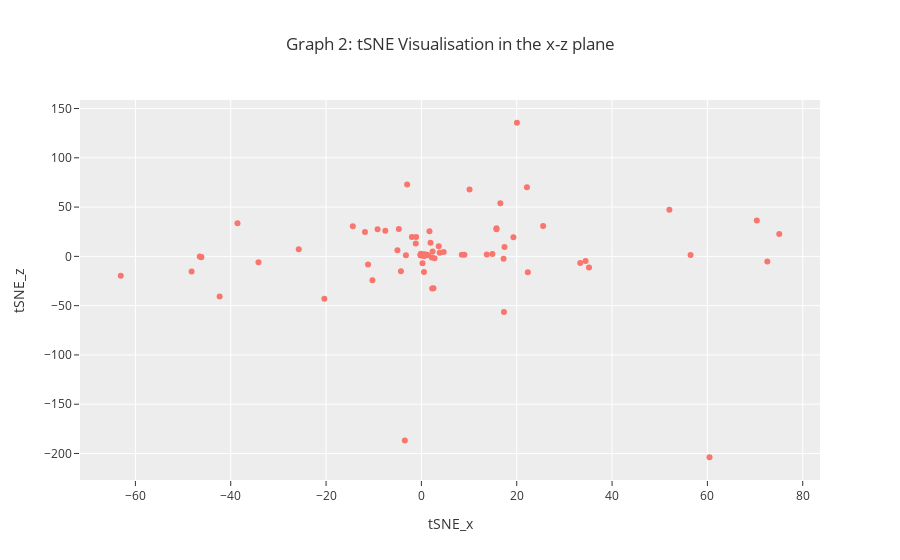

Notebook code for this chart:
### Code cell
fig2 = px.scatter(tSNE_df, x='tSNE_x', y='tSNE_z', hover_name=tSNE_df.index, template='ggplot2', opacity=1, title='Graph 2: tSNE Visualisation in the x-z plane')
fig2

### Figure 1 — Plotly figure (JSON) as saved in the notebook; plotly's stock layout.template omitted (floating-point values rounded to 4 significant figures)
{"data": [{"hovertemplate": "<b>%{hovertext}</b><br><br>tSNE_x=%{x}<br>tSNE_z=%{y}<extra></extra>", "hovertext": ["sp_P40136_CYAA_BACAN:0-33", "sp_P21130_SACB_BACAM:0-34", "sp_P05655_SACB_BACSU:0-34", "sp_P13423_PAG_BACAN:0-25", "sp_P39848_LYTD_BACSU:0-32", "sp_Q02114_LYTC_BACSU:0-29", "sp_P80172_HBLA_BACCE:0-26", "sp_P42111_YXAL_BACSU:0-29", "sp_P54507_TASA_BACSU:0-32", "sp_P55278_MANB_BACIU:0-29", "sp_O05512_MANB_BACSU:0-26", "sp_P00780_SUBC_BACLI:0-34", "sp_P00782_SUBT_BACAM:0-28", "sp_P04189_SUBT_BACSU:0-34", "sp_P35835_SUBN_BACNA:0-34", "sp_P00783_SUBT_BACSA:0-34", "sp_P94356_YXKC_BACSU:0-29", "sp_P40767_CWLO_BACSU:0-23", "sp_P20724_ELYA_BACYA:0-32", "sp_P25152_BSAP_BACSU:0-29", "sp_P00649_RN_BACIN:0-34", "sp_P48068_RN_BACPU:0-34", "sp_P00648_RNBR_BACAM:0-33", "sp_P71014_BSLA_BACSU:0-33", "sp_O31411_SACC_BACL7:0-28", "sp_Q45071_XYND_BACSU:0-31", "sp_P00691_AMY_BACSU:0-31", "sp_B1B6T1_PTLY_BACSP:0-27", "sp_Q65DC2_PTLY_BACLD:0-27", "sp_Q8GCB2_PTLY_BACLI:0-27", "sp_P29141_SUBV_BACSU:0-33", "sp_P16397_SUBF_BACSU:0-34", "sp_P39632_BSLB_BACSU:0-35", "sp_P80057_GSEP_BACLD:0-35", "sp_P96729_YWSB_BACSU:0-26", "sp_P39790_MPR_BACSU:0-39", "sp_Q59HN7_PHRH_BACSU:0-26", "sp_O31737_YLQB_BACSU:0-32", "sp_Q45670_THES_BACSJ:0-29", "sp_Q02113_CWBA_BACSU:0-30", "sp_P94217_SLAP2_BACAN:0-34", "sp_Q9RMZ0_Y6545_BACAN:0-33", "sp_P42293_EABN2_BACSU:0-31", "sp_P94522_EABN1_BACSU:0-37", "sp_Q79F14_ESTB_BACSU:0-25", "sp_P37957_ESTA_BACSU:0-36", "sp_Q5U780_LIP_BACSP:0-33", "sp_O34310_PLYC_BACSU:0-32", "sp_Q65EF5_PLYC_BACLD:0-26", "sp_O07532_LYTF_BACSU:0-31", "sp_P54421_LYTE_BACSU:0-30", "sp_O34669_YOCH_BACSU:0-30", "sp_P54423_WPRA_BACSU:0-34", "sp_P39844_DACC_BACSU:0-34", "sp_Q9AQS0_XANLY_BACGL:0-30", "sp_Q07833_WAPA_BACSU:0-37", "sp_G4NYJ6_WAPA_BACS4:0-37", "sp_P68569_BDBA_BACSU:0-22", "sp_P96600_DCTB_BACSU:0-23", "sp_O34918_YOAJ_BACSU:0-30", "sp_P39116_PLY_BACSU:0-26", "sp_P94576_YWOF_BACSU:0-24", "sp_Q03091_BSN1_BACAM:0-31", "sp_O32150_BSN2_BACSU:0-31", "sp_P38422_DACF_BACSU:0-28", "sp_P08750_DACA_BACSU:0-36", "sp_P39824_BLAC_BACSU:0-29", "sp_P04957_GUB_BACSU:0-33", "sp_O07013_GANB_BACSU:0-29", "sp_Q45070_XYNC_BACSU:0-37", "sp_Q6YK37_XYNC_BACIU:0-38", "sp_P54484_YQGA_BACSU:0-33", "sp_Q45105_TACY_BACCE:0-33", "sp_P40406_NAGZ_BACSU:0-31", "sp_P06832_NPRE_BACAM:0-32", "sp_P68735_NPRE_BACSA:0-32", "sp_P68736_NPRE_BACSU:0-32", "sp_O34344_SDPC_BACSU:0-30", "sp_P39899_NPRB_BACSU:0-33", "sp_P05806_NPRE_BACCE:0-32", "sp_P00800_THER_BACTH:0-33", "sp_Q59223_THER_BACSO:0-30", "sp_P28842_SUBT_BACS9:0-31", "sp_P33377_PHL3_BACCE:0-32", "sp_P11889_PHL2_BACCE:0-32", "sp_P09599_PHL1_BACCE:0-32", "sp_P05618_CDGT_BACS0:0-32", "sp_P09121_CDGT_BACS3:0-32", "sp_P30921_CDGT_BAC11:0-32", "sp_P17692_CDGT_BACS8:0-32", "sp_P31747_CDGT_BACSS:0-36", "sp_P14014_CDGT_BACLI:0-36", "sp_P31746_CDGT_BACS2:0-34", "sp_P27036_CDGT_BACOH:0-34", "sp_O07921_CHIS_BACSU:0-40", "sp_P94449_PEL2_BACIU:0-29", "sp_O34819_PEL1_BACSU:0-29", "sp_O32041_YRVJ_BACSU:0-32", "sp_O34313_NTPES_BACSU:0-40", "sp_P96740_PGDS_BACSU:0-32", "sp_P16396_SUBE_BACSU:0-32", "sp_O82833_GELLY_BACSP:0-33", "sp_O66037_PHYT_BACSD:0-31", "sp_O31097_PHYC_BACIU:0-31", "sp_P42094_PHYT_BACSU:0-31", "sp_P05656_SACC_BACSU:0-29", "sp_P06278_AMY_BACLI:0-34", "sp_P00692_AMY_BACAM:0-36", "sp_P19571_AMT6_BACS7:0-38", "sp_O31526_YESW_BACSU:0-40", "sp_P54422_GGT_BACSU:0-33", "sp_P63186_GGT_BACNA:0-33", "sp_P42983_NUCB_BACSU:0-31"], "legendgroup": "", "marker": {"color": "#F8766D", "opacity": 1, "symbol": "circle"}, "mode": "markers", "name": "", "orientation": "v", "showlegend": false, "type": "scatter", "x": [22.13, 0.8125, -1.184, 17.32, 0.5443, 22.33, 0.6047, -10.27, 0.2322, -0.08456, 0.9795, 19.31, -0.116, 17.43, 1.009, 9.026, -1.104, 0.3018, 0.3112, 10.1, 2.537, 17.24, 60.44, 20.04, -34.18, 0.3427, -63.08, 0.5115, 3.841, 0.6594, 1.076, -46.16, 0.7657, 34.44, 15.74, 0.6157, 0.4051, 0.7632, 0.8095, -0.1479, 0.644, 8.474, -9.193, 0.5906, 1.913, 0.471, 0.6616, 0.8376, 33.33, -48.21, 0.6624, 0.3387, 15.75, 2.265, 72.57, 3.636, -2.994, -1.994, 0.6042, 14.89, 0.7046, -20.36, 0.6492, 1.061, -38.59, 75.07, 0.7362, 0.2282, 13.71, 0.3918, -14.39, 0.5438, -3.473, 16.57, 0.453, -4.733, 0.6703, 56.47, -0.211, 0.4946, -0.1097, 0.9407, 25.54, -5.028, 0.9337, 1.379, 0.7817, -46.22, 0.5288, 0.5815, 70.37, 1.04, -7.571, 52.02, 0.526, 0.5381, -42.33, 35.16, -11.84, 1.695, 0.6087, 2.18, -46.5, 4.679, -4.29, -0.04121, 2.761, -0.0109, 0.2135, 2.355, -25.73, -11.19, -3.247], "xaxis": "x", "y": [70.24, 1.193, 12.96, -56.36, -15.98, -16.13, 1.579, -24.1, -6.943, 0.967, 1.351, 19.52, 1.766, 9.548, 1.381, 1.56, 19.63, 1.307, 1.411, 67.98, -32.4, -2.475, -203.8, 135.6, -5.846, 1.436, -19.54, 1.695, 3.707, 1.005, 1.526, -0.5412, 1.767, -4.79, 27.63, 1.351, 1.378, 1.437, 1.754, 1.484, 1.129, 1.733, 27.62, 1.294, 13.72, 1.401, 1.135, 1.389, -6.803, -15.24, 1.548, 1.554, 28.62, -32.65, -5.294, 10.26, 72.86, 19.67, 1.444, 2.404, 1.679, -43.02, 0.9028, 1.69, 33.72, 22.79, 1.413, 0.8876, 1.835, 1.244, 30.51, 1.328, -186.8, 54.0, 1.388, 27.89, 1.455, 1.459, 1.433, 1.736, 2.577, 1.37, 30.83, 6.248, 1.253, 1.111, 1.314, -0.9269, 1.077, 1.25, 36.48, 1.249, 26.11, 47.43, 1.298, 1.62, -40.65, -11.23, 24.67, 25.44, 1.139, -1.031, -0.0335, 4.459, -15.06, 1.454, -2.02, 1.731, 1.01, 4.964, 7.234, -8.217, 1.032], "yaxis": "y"}], "layout": {"legend": {"tracegroupgap": 0}, "title": {"text": "Graph 2: tSNE Visualisation in the x-z plane"}, "xaxis": {"anchor": "y", "domain": [0, 1], "title": {"text": "tSNE_x"}}, "yaxis": {"anchor": "x", "domain": [0, 1], "title": {"text": "tSNE_z"}}}}
